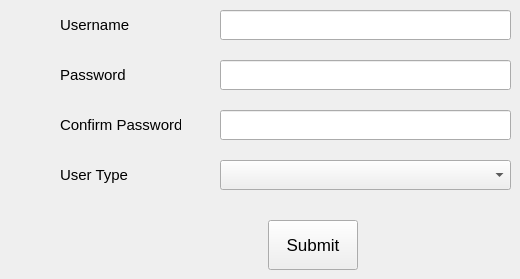
      <widget class="QWidget" name="addUsertab">
       <attribute name="title">
        <string>Add User</string>
       </attribute>
       <widget class="QLineEdit" name="usernamePassinput">
        <property name="geometry">
         <rect>
          <x>220</x>
          <y>10</y>
          <width>291</width>
          <height>30</height>
         </rect>
        </property>
        <property name="font">
         <font>
          <pointsize>11</pointsize>
         </font>
        </property>
       </widget>
       <widget class="QLineEdit" name="confirmPassinput_5">
        <property name="geometry">
         <rect>
          <x>220</x>
          <y>110</y>
          <width>291</width>
          <height>30</height>
         </rect>
        </property>
        <property name="font">
         <font>
          <pointsize>11</pointsize>
         </font>
        </property>
       </widget>
       <widget class="QComboBox" name="usertypbox">
        <property name="geometry">
         <rect>
          <x>220</x>
          <y>160</y>
          <width>291</width>
          <height>30</height>
         </rect>
        </property>
        <property name="font">
         <font>
          <pointsize>11</pointsize>
         </font>
        </property>
       </widget>
       <widget class="QLabel" name="confirmPassLabel_5">
        <property name="geometry">
         <rect>
          <x>60</x>
          <y>110</y>
          <width>121</width>
          <height>30</height>
         </rect>
        </property>
        <property name="font">
         <font>
          <pointsize>11</pointsize>
         </font>
        </property>
        <property name="text">
         <string>Confirm Password</string>
        </property>
       </widget>
       <widget class="QPushButton" name="adduserbtn">
        <property name="geometry">
         <rect>
          <x>268</x>
          <y>220</y>
          <width>90</width>
          <height>50</height>
         </rect>
        </property>
        <property name="font">
         <font>
          <pointsize>13</pointsize>
         </font>
        </property>
        <property name="text">
         <string>Submit</string>
        </property>
       </widget>
       <widget class="QLabel" name="passLabel">
        <property name="geometry">
         <rect>
          <x>60</x>
          <y>60</y>
          <width>121</width>
          <height>30</height>
         </rect>
        </property>
        <property name="font">
         <font>
          <pointsize>11</pointsize>
         </font>
        </property>
        <property name="text">
         <string>Password</string>
        </property>
       </widget>
       <widget class="QLabel" name="usrtypLabel">
        <property name="geometry">
         <rect>
          <x>60</x>
          <y>160</y>
          <width>121</width>
          <height>30</height>
         </rect>
        </property>
        <property name="font">
         <font>
          <pointsize>11</pointsize>
         </font>
        </property>
        <property name="text">
         <string>User Type</string>
        </property>
       </widget>
       <widget class="QLabel" name="usernameLabel">
        <property name="geometry">
         <rect>
          <x>60</x>
          <y>10</y>
          <width>121</width>
          <height>30</height>
         </rect>
        </property>
        <property name="font">
         <font>
          <pointsize>11</pointsize>
         </font>
        </property>
        <property name="text">
         <string>Username</string>
        </property>
       </widget>
       <widget class="QLineEdit" name="passinput">
        <property name="geometry">
         <rect>
          <x>220</x>
          <y>60</y>
          <width>291</width>
          <height>30</height>
         </rect>
        </property>
        <property name="font">
         <font>
          <pointsize>11</pointsize>
         </font>
        </property>
       </widget>
      </widget>
